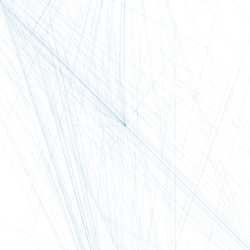
Frame 1 (no input)
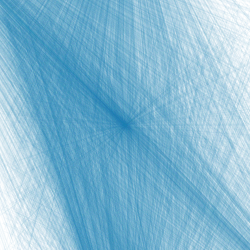
Frame 60 (the mouse pressed at the canvas centre just before this capture)
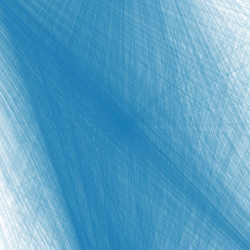
Frame 120 (the mouse held since frame 60 and released just before this capture)

The Processing sketch that drew these frames (run headless with seeded random() and noise(); from frame 60 on, the mouse is pressed at the canvas centre):

// Processing sketch: processing_18543
// ── processing_18543.pde

void setup () {
  size (250, 250);
  background (255);
  smooth ();
  frameRate (5);
};
 
float a;
float b;
 
void draw () {
  fill (#258ABF, 25);
  noStroke ();
 
 
  a += 10;
  stroke (#258ABF,10);
   
  for (b = random(b); b < 350; b += 10) {
    line (width/2, height/2, random(b), random(b));
     
    line (width/2+50, height/2+250, random(b), random(b));
    line (width/2-250, height/2-250, random(b), random(b));
    line (width/2+250, height/2+250, random(b), random(b));
    line (width/2-250, height/2-250, random(b), random(b));
     
    line (width/2, height/2+250, random(b), random(b));
    line (width/2, height/2-250, random(b), random(b));
    line (width/2, height/2+260, random(b), random(b));
    line (width/2, height/2-260, random(b), random(b));   
  }
   
};            
